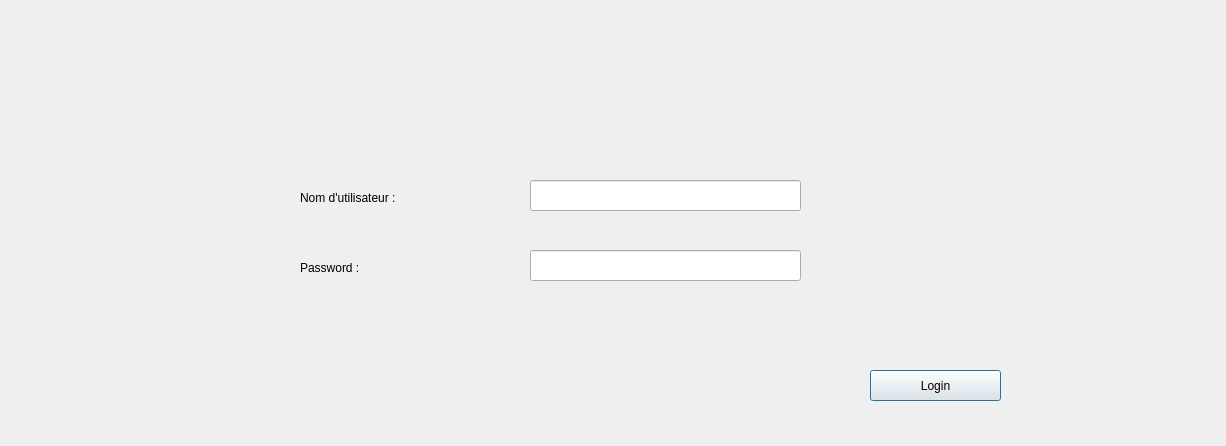
<?xml version="1.0" encoding="UTF-8"?>
<ui version="4.0">
 <class>login</class>
 <widget class="QDialog" name="login">
  <property name="geometry">
   <rect>
    <x>0</x>
    <y>0</y>
    <width>1226</width>
    <height>446</height>
   </rect>
  </property>
  <property name="windowTitle">
   <string>Dialog</string>
  </property>
  <widget class="QLineEdit" name="le_login">
   <property name="geometry">
    <rect>
     <x>530</x>
     <y>180</y>
     <width>271</width>
     <height>31</height>
    </rect>
   </property>
  </widget>
  <widget class="QLineEdit" name="le_mp">
   <property name="geometry">
    <rect>
     <x>530</x>
     <y>250</y>
     <width>271</width>
     <height>31</height>
    </rect>
   </property>
  </widget>
  <widget class="QLabel" name="label">
   <property name="geometry">
    <rect>
     <x>300</x>
     <y>190</y>
     <width>221</width>
     <height>16</height>
    </rect>
   </property>
   <property name="styleSheet">
    <string notr="true">font: 75 12pt &quot;MS Shell Dlg 2&quot;;</string>
   </property>
   <property name="text">
    <string>Nom d'utilisateur :</string>
   </property>
  </widget>
  <widget class="QLabel" name="label_2">
   <property name="geometry">
    <rect>
     <x>300</x>
     <y>260</y>
     <width>221</width>
     <height>16</height>
    </rect>
   </property>
   <property name="styleSheet">
    <string notr="true">font: 75 12pt &quot;MS Shell Dlg 2&quot;;</string>
   </property>
   <property name="text">
    <string>Password :</string>
   </property>
  </widget>
  <widget class="QPushButton" name="pushButton_2">
   <property name="geometry">
    <rect>
     <x>870</x>
     <y>370</y>
     <width>131</width>
     <height>31</height>
    </rect>
   </property>
   <property name="styleSheet">
    <string notr="true">font: 75 11pt &quot;MS Shell Dlg 2&quot;;</string>
   </property>
   <property name="text">
    <string>Login</string>
   </property>
  </widget>
  <widget class="QLabel" name="verif_label">
   <property name="geometry">
    <rect>
     <x>90</x>
     <y>110</y>
     <width>251</width>
     <height>16</height>
    </rect>
   </property>
   <property name="text">
    <string/>
   </property>
  </widget>
  <widget class="QLabel" name="label_3">
   <property name="geometry">
    <rect>
     <x>200</x>
     <y>170</y>
     <width>71</width>
     <height>111</height>
    </rect>
   </property>
   <property name="text">
    <string/>
   </property>
   <property name="pixmap">
    <pixmap>../../../../Downloads/loginIcon (1).png</pixmap>
   </property>
  </widget>
 </widget>
 <resources/>
 <connections/>
</ui>
